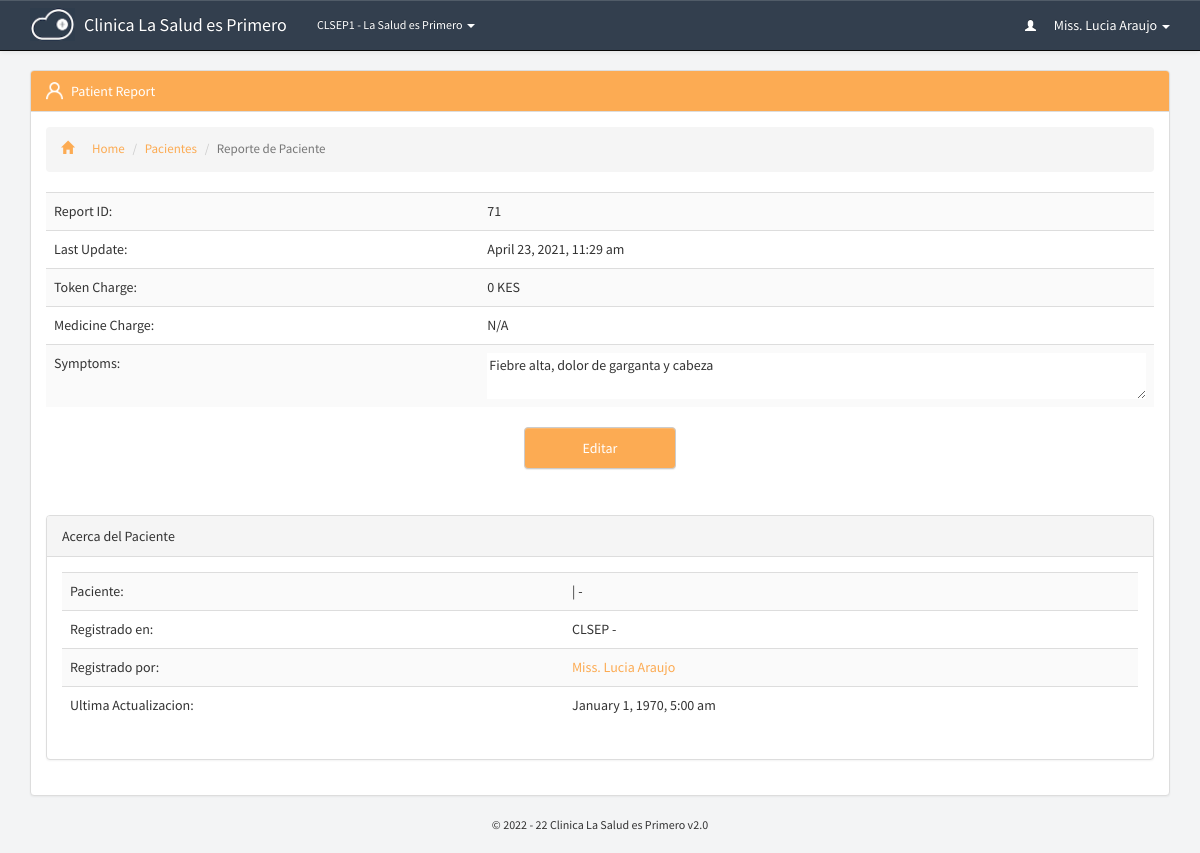
The page /patients/reports.php?id=71 (signed in) on the database its author committed.
### tables this page shows
CREATE TABLE `p_branches_dir` (
  `id` bigint(20) NOT NULL,
  `guardian` varchar(250) NOT NULL,
  `name` varchar(250) NOT NULL,
  `address` varchar(250) NOT NULL,
  `location` varchar(250) NOT NULL,
  `contact` varchar(250) NOT NULL,
  `type` varchar(250) NOT NULL,
  `last_update` datetime NOT NULL
);

CREATE TABLE `p_global_permissions` (
  `id` varchar(250) NOT NULL DEFAULT '',
  `portal_name` varchar(250) NOT NULL,
  `version` varchar(250) NOT NULL,
  `guardian_short_name` varchar(250) NOT NULL,
  `guardian_name` varchar(250) NOT NULL,
  `register_patient` varchar(20) NOT NULL,
  `prescribe_patient` varchar(20) NOT NULL,
  `patients_directory` varchar(20) NOT NULL,
  `pending_prescriptions` varchar(20) NOT NULL,
  `add_staff` varchar(20) NOT NULL,
  `staff_directory` varchar(20) NOT NULL,
  `my_porfile` varchar(20) NOT NULL,
  `staff_profile` varchar(20) NOT NULL,
  `add_branch` varchar(20) NOT NULL,
  `branches_directory` varchar(20) NOT NULL,
  `global_settings` varchar(20) NOT NULL,
  `introduce_medicine` varchar(20) NOT NULL,
  `update_stock` varchar(20) NOT NULL,
  `consumed_stock_local` varchar(20) NOT NULL,
  `consumed_stock_global` varchar(20) NOT NULL,
  `opening_time` varchar(250) NOT NULL,
  `closing_time` varchar(250) NOT NULL,
  `during_close_time` varchar(20) NOT NULL,
  `theme` varchar(250) NOT NULL,
  `timezone` varchar(250) NOT NULL,
  `charge_mode_a` varchar(250) NOT NULL,
  `charge_mode_b` varchar(250) NOT NULL,
  `charge_mode_c` varchar(250) NOT NULL,
  `charge_mode_d` varchar(250) NOT NULL,
  `access_level_6` varchar(250) NOT NULL,
  `access_level_5` varchar(250) NOT NULL,
  `access_level_4` varchar(250) NOT NULL,
  `access_level_3` varchar(250) NOT NULL,
  `access_level_2` varchar(250) NOT NULL,
  `access_level_1` varchar(250) NOT NULL,
  `mobile_number` varchar(250) NOT NULL,
  `address` varchar(250) NOT NULL,
  `sign_level` varchar(250) NOT NULL,
  `medicine_directory` varchar(250) NOT NULL,
  `medicine_profile` varchar(250) NOT NULL,
  `patient_contact` varchar(250) NOT NULL,
  `patient_address` varchar(250) NOT NULL,
  `patient_email` varchar(250) NOT NULL,
  `edit_patient` varchar(250) NOT NULL,
  `manage_patients` varchar(250) NOT NULL,
  `auto_refresh` varchar(250) NOT NULL,
  `currency` varchar(250) NOT NULL,
  `charge_mode_a_value` int(20) NOT NULL,
  `charge_mode_b_value` int(20) NOT NULL,
  `charge_mode_c_value` int(20) NOT NULL,
  `charge_mode_d_value` int(20) NOT NULL,
  `updated_by` varchar(255) NOT NULL,
  `last_update` datetime NOT NULL,
  `recent_hours` varchar(250) NOT NULL
);

### includes/libraries.php (called while the page is built, shortened)
<?php
	include "staff.php";
	include "medicine.php";
	include "patients.php";
	include "branches.php";
function sns_header($title){
	require_once "../theme/htmlhead.php";
	require_once "../theme/header.php";
}
function sns_footer(){
	require_once "../theme/footer.php";
}
?>

### pre-includes/regular-functions.php (called while the page is built, shortened)
<?php
	$global_permission=mysqli_fetch_object(mysqli_query($con,"select * from p_global_permissions where id='1'"));
function get_global($query){
	global $con;
	$get_global=mysqli_fetch_object(mysqli_query($con,"select $query from p_global_permissions where id='1' "));
	return $get_global->$query;
}
function if_logged_in(){
	if(empty($_SESSION['id'])) {
		return false;
	}else if(empty($_SESSION['branch'])){
		return false;
	}else if(empty($_SESSION['session_id'])){
		return false;
	}else if(empty($_SESSION['access_level'])){
		return false;
	}else if(empty($_SESSION['unique_code'])){
		return false;
	}else {
		return true;
	}
}
function display_time($datetime){
	$processing = strtotime($datetime);
	$today=date("Y-m-d");
	$extract_day=(date("Y-m-d", $processing));
	if($today==$extract_day){ $output="".date("g:i a", $processing)." Today";
	}else{$output = date("F j, Y, g:i a", $processing);}
	return $output;
}
function charge_mode($mode){
	global $global_permission;
	if($mode=="a"){$charge="$global_permission->charge_mode_a";}
	else if($mode=="b"){$charge="$global_permission->charge_mode_b";}
	else if($mode=="c"){$charge="$global_permission->charge_mode_c";}
	else{$charge="$global_permission->charge_mode_d";}
	return $charge;
}
function display_permission($query,$user = NULL){
	global $con;
	if(isset($user)){
		$access_level=staff_info("access_level",$user);
	}else{
		$access_level=$_SESSION['access_level'];
	}
	$sql=mysqli_query($con,"select * from p_global_permissions")or die(mysqli_error());
	while($permission_for=mysqli_fetch_array($sql)){
	if($access_level>=$permission_for[$query]){return true;}else{return false;}
	}
}

### includes/staff.php (called while the page is built, shortened)
<?php
function staff_info($query,$id = NULL){
	global $con;
	if(!isset($id)){
		$id = $_SESSION['id'];
	}
	$call=mysqli_fetch_object(mysqli_query($con, "select * from p_staff_dir where id='$id'"));
	return $call->$query;
}
?>

### includes/branches.php (called while the page is built, shortened)
<?php
function branch_name($code){
	global $con;
	$call=mysqli_fetch_object(mysqli_query($con, "select * from p_branches_dir where id='$code'"));
	return $call->name;
}
?>

### includes/patients.php (called while the page is built, shortened)
<?php
function patient_info($query,$id){
	global $con;
	$call=mysqli_fetch_object(mysqli_query($con, "select * from p_patients_dir where id='$id'"));
	return $call->$query;
}
function report_info($query,$id){
	global $con;
	$call=mysqli_fetch_object(mysqli_query($con, "select * from p_reports where id='$id'"));
	return $call->$query;
}
?>

### pre-includes/all.php (called while the page is built, shortened)
<?php
include "db.php";
require_once "regular-functions.php";
?>

### includes/initiate.php (called while the page is built)
<?php
	require_once "../pre-includes/all.php";
	require_once "libraries.php";
?>

### patients/reports.php (the view, shortened to what this page needs)
<?php
	require_once "../includes/initiate.php";
	if(isset($_GET['id'])){$id=$_GET['id'];}
	$patient_id=report_info("patient",$id);
	sns_header('Patient Report');
?>
<div id="patient-report" class="container page">
<div class="panel panel-default">
<div class="panel-heading theme-patients"><span class="inlineicon patients-mini">Patient Report</span></div>
<div class="panel-body">
<ol class="breadcrumb link-patients">
  <li><a href="../dashboard"><i class="glyphicon glyphicon-home"></i>Home</a></li>
  <li><a href="../patients/">Pacientes</a></li>
  <li class="active">Reporte de Paciente</li>
</ol>
    <table class="table table-striped link-patients link-patients"><tbody>
   	<tr><td>Report ID:</td><td><?php echo $id;?></td></tr>
    <tr><td>Last Update:</td><td><?php echo display_time(report_info("last_update",$id));?></td></tr>
    <tr><td>Token Charge:</td><td><?php echo charge_mode(report_info("charge",$id));?> <?php echo "$global_permission->currency"?></td></tr>
    <?php if(report_info("checkout_charges",$id)!=""){  ?>
    <tr><td>Medicine Charge:</td><td class="checkout"><?php echo report_info("checkout_charges",$id);?> <?php echo "$global_permission->currency"?> (Token charges not included!)</td></tr>
    <?php }else{?>
    <tr><td>Medicine Charge:</td><td>N/A</td></tr>
    <?php } ?>
    <tr><td>Symptoms:</td><td><textarea readonly class="form-textarea"><?php echo report_info("symptoms",$id);?></textarea></td></tr>
    </tbody></table>
	<?php if(display_permission("prescribe_patient")==true){;?>
    <a class="btn btn-default formbutton theme-patients" href="prescribe.php?id=<?php echo "$id";?>">Editar</a>
	<?php }?>
    <div class="panel panel-default push_low">
    <div class="panel-heading _theme-patients">Acerca del Paciente</div>
    <div class="panel-body">
    <table class="table table-striped link-patients  link-patients"><tbody>
    <tr><td>Paciente:</td><td> | -</td></tr>
    <tr><td>Registrado en:</td><td><?php echo $global_permission->guardian_short_name; echo patient_info("branch",$patient_id);?> - <?php echo branch_name(patient_info("branch",$patient_id));?></td></tr>
    <tr><td>Registrado por:</td><td><a class="staff" href="../staff/profile.php?id=<?php echo patient_info("physician",$patient_id);?>"><?php echo staff_info("full_name",patient_info("physician",$patient_id));?></a></td></tr>
    <tr><td>Ultima Actualizacion:</td><td><?php echo display_time(patient_info("last_update",$patient_id));?></td></tr>
    </tbody></table>
	</div></div>
</div>
</div>
</div>

### theme/header.php (shortened to what this page needs)
<link rel="stylesheet" href="//netdna.bootstrapcdn.com/bootstrap/3.0.3/css/bootstrap.min.css">
<link rel="stylesheet" href="../theme/css/bootstrap.min.css">
<link rel="stylesheet" href="../theme/css/bootstrap-theme.min.css">
<link rel="stylesheet" href="../theme/css/main.css">
</head>
<body>
<?php
  if( if_logged_in() == true ):
?>
<nav class="navbar navbar-default navbar-fixed-top navbar-inverse">
  <div class="container">
    <div class="navbar-header">
      <a class="navbar-brand" href="../dashboard">
        <div class="img-brand img-responsive"><img alt="Brand" src="../theme/images/mini-inline-logo-res.png" class="img-responsive img-brand"/></div>
        <div class="text"><?php echo get_global('portal_name');?></div>
      </a>
    </div>
    <div class="collapse navbar-collapse" id="bs-example-navbar-collapse-1">
      <ul class="nav navbar-nav">
       <li class="dropdown mini">
          <a href="#" class="dropdown-toggle" data-toggle="dropdown" role="button" aria-haspopup="true" aria-expanded="false"><?php echo get_global('guardian_short_name'); echo staff_info('branch');?> - <?php echo branch_name(staff_info('branch'));?> <span class="caret"></span></a>
        </li>
      </ul>
      <ul class="nav navbar-nav navbar-right">
       <li class="dropdown">
          <a href="#" class="dropdown-toggle" data-toggle="dropdown" role="button" aria-haspopup="true" aria-expanded="false"><i class="glyphicon glyphicon-user"></i> <?php echo staff_info("full_name");?> <span class="caret"></span></a>
        </li>
      </ul>
    </div>
  </div>
</nav>
<?php endif; ?>

### theme/css/main.css (style rules this page uses)
body,html { background:#F3F4F5;font-family:'Source Sans Pro',sans-serif }
.page.container { margin-top:70px }
.panel-body:before { -webkit-clip-path:polygon(0 0,100% 0,100% 56%,0 42%);clip-path:polygon(0 0,100% 0,100% 56%,0 42%);background-color:#e2e8ec!important }
.navbar-inverse { background:#333f4e!important;color:#fff }
.navbar-nav .mini { font-size:12px }
.navbar-inverse .navbar-brand,.navbar-default .navbar-brand,.navbar-inverse .navbar-nav>li>a,.navbar-default .navbar-nav>li>a { color:#fff!important }
.navbar-inverse .navbar-brand { padding-top:0 }
.navbar-inverse .img-brand { padding-top:0;margin-top:-4px;max-height:33px }
.navbar-inverse .navbar-brand .img-brand,.navbar-inverse .navbar-brand .text { display:inline-block!important }
.navbar-inverse .navbar-brand .text { padding-top:15px!important;margin-left:5px }
.navbar-nav .glyphicon { font-size:11px!important;padding-right:15px }
.push_low { margin-top:46px }
.theme-patients { background:#FCAB53!important;color:#fff!important }
.link-patients a { color:#FCAB53!important }
.breadcrumb i { padding-right:18px }
.table-striped td { line-height:21px!important }
.btn-default.theme-portal,.btn-default.theme-patients,.btn-default.theme-staff,.btn-default.theme-branches,.btn-default.theme-medicines,.btn-default.norm { text-transform:capitalize;padding:10px 35px;text-shadow:none;display:block;width:152px!important;text-align:center }
.panel-body li { list-style:none;padding:5px 0;font-size:13px;color:#333 }
.panel-default>.panel-heading { background-image:none }
.form-textarea { border:none!important;width:100%!important }
.table-striped>tbody>tr:nth-child(odd),.table-striped>tbody>tr:nth-child(odd)>td,.table-striped>tbody>tr:nth-child(odd)>th { background:#fafafa!important }
.patients-mini { background:url(../icons/patients-mini.png) no-repeat;padding-left:25px;background-size:17px auto }
.edit-button,.btn.btn-default.formbutton { margin:20px auto!important;text-align:center!important }

### rows shown on the page
p_branches_dir: name "La Salud es Primero"
p_global_permissions: currency "KES", guardian_short_name "CLSEP"

### other values the page prints
get_global('portal_name') "Clinica La Salud es Primero"
get_global('guardian_short_name') "CLSEP"
staff_info('branch') "1"
staff_info("full_name") "Miss. Lucia Araujo"
$id "71"
display_time(report_info("last_update",$id)) "April 23, 2021, 11:29 am"
charge_mode(report_info("charge",$id)) "0"
staff_info("full_name",patient_info("physician",$patient_id)) "Miss. Lucia Araujo"
display_time(patient_info("last_update",$patient_id)) "January 1, 1970, 5:00 am"
get_global('version') "2.0"
